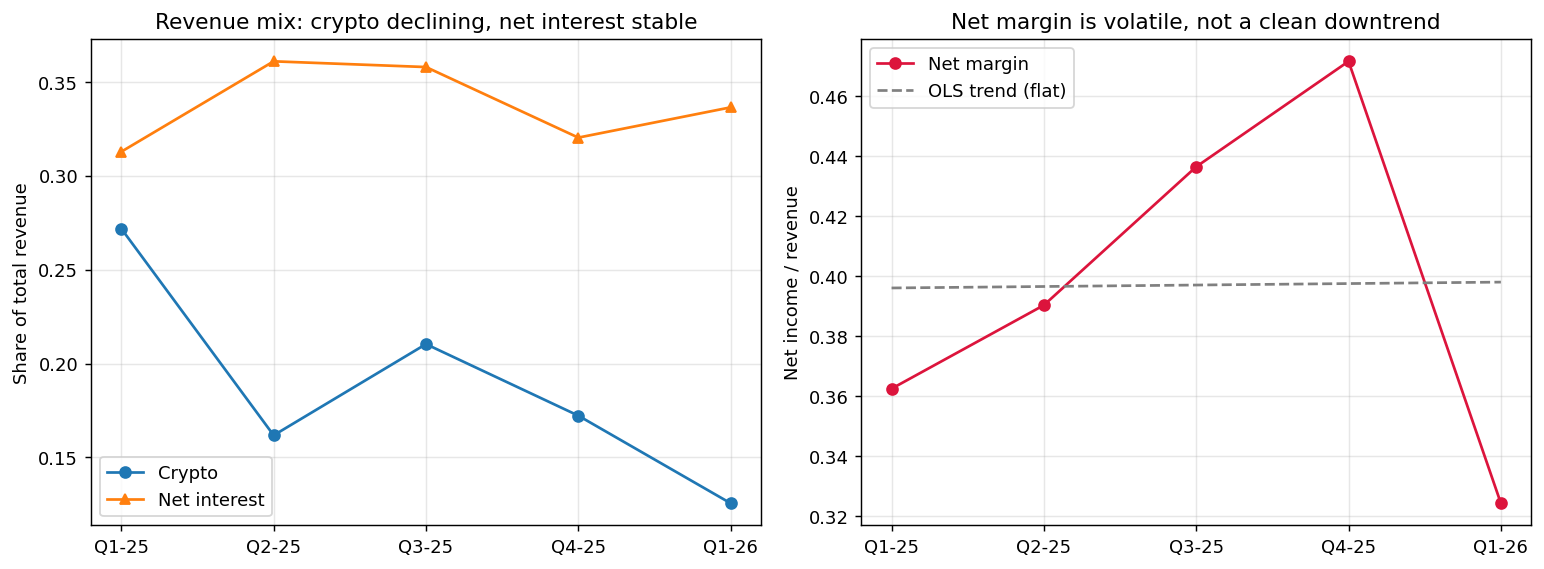

This figure's Python source:
"""
Robinhood (HOOD) Revenue-Mix & Margin Analysis
================================================
A short empirical analysis of Robinhood's quarterly financials, testing whether
reported revenue growth masks a deterioration in revenue *quality*.

Data: Robinhood 10-Q / 8-K filings (SEC EDGAR, CIK 1783879), Q1 2025 - Q1 2026.
Every figure below is taken directly from a filing; see notes for the one
disclosure limitation (event-contract revenue).
All figures in $ millions unless noted.

Author: Giovanni Adelchi Colalillo
"""

import pandas as pd
import numpy as np
import matplotlib.pyplot as plt
import statsmodels.api as sm

# ---------------------------------------------------------------------------
# 1. DATA  (five verified quarters, sourced from 8-K Ex 99.1 statements of ops)
# ---------------------------------------------------------------------------
# NOTE on event contracts: Robinhood did not disclose event-contract revenue
# as its own line until Q1 2026. In Q2-Q3 2025 it was volume-only; in Q4 2025
# it was bundled into "other transaction revenue." We have CLEAN revenue only
# at the two endpoints ($3mm in Q1'25, $104mm in Q1'26) and use NaN for the
# quarters where it isn't separately disclosed, rather than inventing a number.

data = {
    "quarter":      ["Q1-25", "Q2-25", "Q3-25", "Q4-25", "Q1-26"],
    "quarter_num":  [1, 2, 3, 4, 5],
    "total_rev":    [927, 989, 1274, 1283, 1067],
    "crypto_rev":   [252, 160, 268, 221, 134],
    "event_rev":    [3, np.nan, np.nan, np.nan, 104],
    "net_interest": [290, 357, 456, 411, 359],
    "net_income":   [336, 386, 556, 605, 346],
    "total_opex":   [557, 550, 639, 633, 656],
}
df = pd.DataFrame(data)

# ---------------------------------------------------------------------------
# 2. DERIVED METRICS
# ---------------------------------------------------------------------------
df["crypto_pct"] = df["crypto_rev"] / df["total_rev"]
df["nii_pct"]     = df["net_interest"] / df["total_rev"]
df["net_margin"]  = df["net_income"] / df["total_rev"]
df["opex_ratio"]  = df["total_opex"] / df["total_rev"]

# Year-over-year (Q1-26 vs Q1-25): both endpoints are clean for every line.
yoy = lambda col: df[col].iloc[-1] / df[col].iloc[0] - 1

print("=" * 60)
print("YEAR-OVER-YEAR (Q1-26 vs Q1-25)")
print("=" * 60)
print(f"Total revenue:   {yoy('total_rev'):+.1%}")
print(f"Crypto revenue:  {yoy('crypto_rev'):+.1%}   <- structural decline")
print(f"Event contracts: {yoy('event_rev'):+.0%}    <- off a ~zero base")
print(f"Net interest:    {yoy('net_interest'):+.1%}   <- durable, grew")
print(f"Net margin:      {df['net_margin'].iloc[0]:.1%} -> {df['net_margin'].iloc[-1]:.1%}")
print()

# ---------------------------------------------------------------------------
# 3. THE MIX-ILLUSION TEST
# ---------------------------------------------------------------------------
# WHAT THIS TESTS: a "mix illusion" is when total revenue grows mainly because
# a new, fast-growing line is large enough to offset a decline in an older
# one -- the headline growth is real, but it's a story about CHANGING
# COMPOSITION (mix), not broad-based strength. The test: recompute growth with
# the new line removed ("core" growth) and compare it to total growth. If core
# growth is much weaker, the headline number is doing more work than the
# underlying business supports.
#
# Here, the new line is event-contracts (prediction markets) revenue, which
# barely existed a year ago. We check: how much of HOOD's +15% reported
# growth is this one young line carrying, versus the rest of the business?
core_q1_25 = df["total_rev"].iloc[0] - df["event_rev"].iloc[0]
core_q1_26 = df["total_rev"].iloc[-1] - df["event_rev"].iloc[-1]
core_growth = core_q1_26 / core_q1_25 - 1

print("=" * 60)
print("MIX-ILLUSION TEST (Q1-25 -> Q1-26)")
print("=" * 60)
print(f"Total revenue growth:    {yoy('total_rev'):+.1%}")
print(f"Core ex-event-contracts: {core_growth:+.1%}")
print("Headline growth is carried by a line that barely existed a year ago;")
print("the core business grew far more slowly as crypto fell ~47%.")
print()

# ---------------------------------------------------------------------------
# 4. MARGIN TREND REGRESSION (honest about what it does and doesn't show)
# ---------------------------------------------------------------------------
# WHAT THIS TESTS: is net margin compression a steady, ongoing trend, or did
# margin just bounce around (e.g., a seasonal spike) without a real direction?
# OLS regresses net margin on a simple time index (quarter 1,2,3...5); the
# slope tells us the AVERAGE per-quarter change. A flat slope here does NOT
# mean "no compression" -- it means the relationship isn't a straight line.
# With only 5 quarters and a strong Q4 seasonal spike, this is illustrative
# of the method, not a statistically powerful claim.
X = sm.add_constant(df["quarter_num"])
y = df["net_margin"]
model = sm.OLS(y, X).fit()

print("=" * 60)
print("MARGIN TREND REGRESSION (net_margin ~ time)")
print("=" * 60)
print(f"Slope: {model.params['quarter_num']*100:+.2f} pp/quarter   "
      f"R^2: {model.rsquared:.3f}   n={len(df)}")
print("Margin path:", [f"{m:.0%}" for m in df["net_margin"]])
print("Non-monotonic (Q4 seasonal peak), so the flat slope is expected;")
print("the real signal is the YoY drop, not a linear trend.")
print()

# ---------------------------------------------------------------------------
# 5. VISUALIZATION
# ---------------------------------------------------------------------------
fig, axes = plt.subplots(1, 2, figsize=(12, 4.5))

axes[0].plot(df["quarter"], df["crypto_pct"], marker="o", label="Crypto")
axes[0].plot(df["quarter"], df["nii_pct"], marker="^", label="Net interest")
axes[0].set_title("Revenue mix: crypto declining, net interest stable")
axes[0].set_ylabel("Share of total revenue")
axes[0].legend(); axes[0].grid(alpha=0.3)

axes[1].plot(df["quarter"], df["net_margin"], marker="o", color="crimson", label="Net margin")
axes[1].plot(df["quarter"], model.predict(X), linestyle="--", color="grey", label="OLS trend (flat)")
axes[1].set_title("Net margin is volatile, not a clean downtrend")
axes[1].set_ylabel("Net income / revenue")
axes[1].legend(); axes[1].grid(alpha=0.3)

plt.tight_layout()
plt.savefig("hood_analysis.png", dpi=130, bbox_inches="tight")
print("Saved chart -> hood_analysis.png")

df.to_csv("hood_metrics.csv", index=False)
print("Saved table -> hood_metrics.csv")
